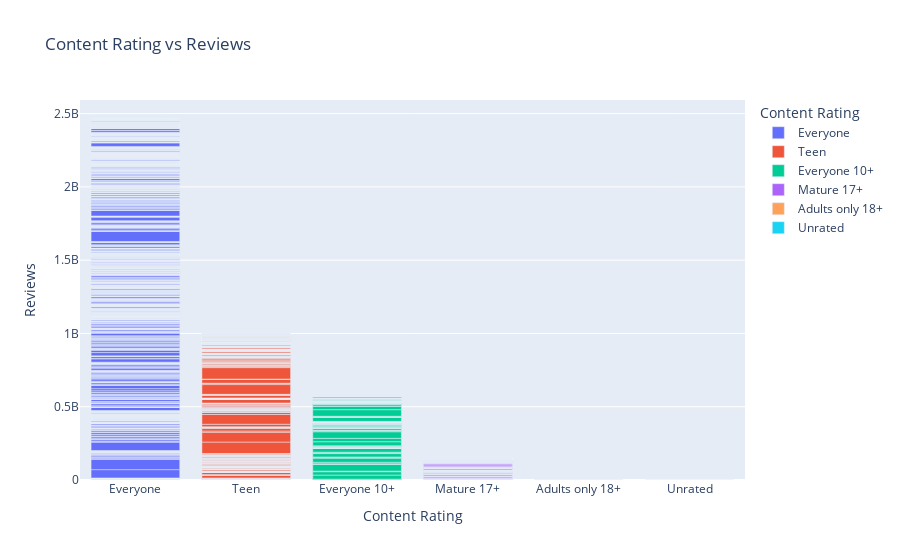

The notebook cell this image was saved under:
### Markdown cell above
### Q5: How do content ratings influence the number of reviews?

### Code cell
# Create a bar plot
fig = px.bar(df, x='Content Rating', y='Reviews', color='Content Rating',
             title='Content Rating vs Reviews',
             labels={'Content Rating': 'Content Rating', 'Installs': 'Number of Installs'})
# Show plot
fig.show()

### Figure 1 — Plotly figure (JSON) as saved in the notebook; plotly's stock layout.template omitted (floating-point values rounded to 4 significant figures; data arrays with more than 128 entries replaced by an {"elided": "..."} marker saying what was removed)
{"data": [{"alignmentgroup": "True", "hovertemplate": "Content Rating=%{x}<br>Reviews=%{y}<extra></extra>", "legendgroup": "Everyone", "marker": {"color": "#636efa", "pattern": {"shape": ""}}, "name": "Everyone", "offsetgroup": "Everyone", "orientation": "v", "showlegend": true, "textposition": "auto", "type": "bar", "x": {"elided": "8372 str values"}, "xaxis": "x", "y": {"elided": "8372 int values"}, "yaxis": "y"}, {"alignmentgroup": "True", "hovertemplate": "Content Rating=%{x}<br>Reviews=%{y}<extra></extra>", "legendgroup": "Teen", "marker": {"color": "#EF553B", "pattern": {"shape": ""}}, "name": "Teen", "offsetgroup": "Teen", "orientation": "v", "showlegend": true, "textposition": "auto", "type": "bar", "x": {"elided": "1146 str values"}, "xaxis": "x", "y": {"elided": "1146 int values"}, "yaxis": "y"}, {"alignmentgroup": "True", "hovertemplate": "Content Rating=%{x}<br>Reviews=%{y}<extra></extra>", "legendgroup": "Everyone 10+", "marker": {"color": "#00cc96", "pattern": {"shape": ""}}, "name": "Everyone 10+", "offsetgroup": "Everyone 10+", "orientation": "v", "showlegend": true, "textposition": "auto", "type": "bar", "x": {"elided": "376 str values"}, "xaxis": "x", "y": {"elided": "376 int values"}, "yaxis": "y"}, {"alignmentgroup": "True", "hovertemplate": "Content Rating=%{x}<br>Reviews=%{y}<extra></extra>", "legendgroup": "Mature 17+", "marker": {"color": "#ab63fa", "pattern": {"shape": ""}}, "name": "Mature 17+", "offsetgroup": "Mature 17+", "orientation": "v", "showlegend": true, "textposition": "auto", "type": "bar", "x": {"elided": "447 str values"}, "xaxis": "x", "y": {"elided": "447 int values"}, "yaxis": "y"}, {"alignmentgroup": "True", "hovertemplate": "Content Rating=%{x}<br>Reviews=%{y}<extra></extra>", "legendgroup": "Adults only 18+", "marker": {"color": "#FFA15A", "pattern": {"shape": ""}}, "name": "Adults only 18+", "offsetgroup": "Adults only 18+", "orientation": "v", "showlegend": true, "textposition": "auto", "type": "bar", "x": ["Adults only 18+", "Adults only 18+", "Adults only 18+"], "xaxis": "x", "y": [24005, 50017, 7326], "yaxis": "y"}, {"alignmentgroup": "True", "hovertemplate": "Content Rating=%{x}<br>Reviews=%{y}<extra></extra>", "legendgroup": "Unrated", "marker": {"color": "#19d3f3", "pattern": {"shape": ""}}, "name": "Unrated", "offsetgroup": "Unrated", "orientation": "v", "showlegend": true, "textposition": "auto", "type": "bar", "x": ["Unrated", "Unrated"], "xaxis": "x", "y": [1, 1186], "yaxis": "y"}], "layout": {"barmode": "relative", "legend": {"title": {"text": "Content Rating"}, "tracegroupgap": 0}, "title": {"text": "Content Rating vs Reviews"}, "xaxis": {"anchor": "y", "categoryarray": ["Everyone", "Teen", "Everyone 10+", "Mature 17+", "Adults only 18+", "Unrated"], "categoryorder": "array", "domain": [0, 1], "title": {"text": "Content Rating"}}, "yaxis": {"anchor": "x", "domain": [0, 1], "title": {"text": "Reviews"}}}}
